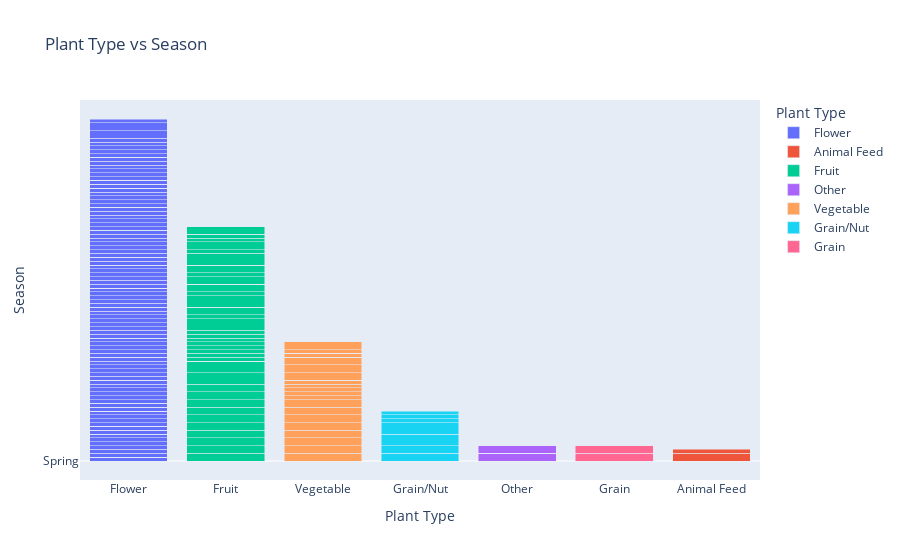

The cell this chart's notebook holds for it:
### Code cell
fig = px.bar(data, x = 'Plant Type', y = 'Season', color= 'Plant Type', title='Plant Type vs Season')
fig.update_layout(barmode='stack', xaxis={'categoryorder':'total descending'})
fig.show()

### Figure 1 — Plotly figure (JSON) as saved in the notebook; plotly's stock layout.template omitted (floating-point values rounded to 4 significant figures; data arrays with more than 128 entries replaced by an {"elided": "..."} marker saying what was removed)
{"data": [{"alignmentgroup": "True", "hovertemplate": "Plant Type=%{x}<br>Season=%{y}<extra></extra>", "legendgroup": "Flower", "marker": {"color": "#636efa"}, "name": "Flower", "offsetgroup": "Flower", "orientation": "v", "showlegend": true, "textposition": "auto", "type": "bar", "x": {"elided": "154 str values"}, "xaxis": "x", "y": {"elided": "154 str values"}, "yaxis": "y"}, {"alignmentgroup": "True", "hovertemplate": "Plant Type=%{x}<br>Season=%{y}<extra></extra>", "legendgroup": "Animal Feed", "marker": {"color": "#EF553B"}, "name": "Animal Feed", "offsetgroup": "Animal Feed", "orientation": "v", "showlegend": true, "textposition": "auto", "type": "bar", "x": ["Animal Feed", "Animal Feed"], "xaxis": "x", "y": ["Fall", "Summer"], "yaxis": "y"}, {"alignmentgroup": "True", "hovertemplate": "Plant Type=%{x}<br>Season=%{y}<extra></extra>", "legendgroup": "Fruit", "marker": {"color": "#00cc96"}, "name": "Fruit", "offsetgroup": "Fruit", "orientation": "v", "showlegend": true, "textposition": "auto", "type": "bar", "x": ["Fruit", "Fruit", "Fruit", "Fruit", "Fruit", "Fruit", "Fruit", "Fruit", "Fruit", "Fruit", "Fruit", "Fruit", "Fruit", "Fruit", "Fruit", "Fruit", "Fruit", "Fruit", "Fruit", "Fruit", "Fruit", "Fruit", "Fruit", "Fruit", "Fruit", "Fruit", "Fruit", "Fruit", "Fruit", "Fruit", "Fruit", "Fruit", "Fruit", "Fruit", "Fruit", "Fruit", "Fruit", "Fruit", "Fruit", "Fruit", "Fruit", "Fruit", "Fruit", "Fruit", "Fruit", "Fruit", "Fruit", "Fruit", "Fruit", "Fruit", "Fruit", "Fruit"], "xaxis": "x", "y": ["Fall", "Fall", "Fall", "Fall", "Fall", "Fall", "Fall", "Fall", "Fall", "Fall", "Winter", "Winter", "Spring", "Spring", "Spring", "Spring", "Spring", "Summer", "Summer", "Summer", "Summer", "Summer", "Summer", "Summer", "Summer", "Winter", "Summer", "Fall", "Spring", "Winter", "Summer", "Fall", "Spring", "Spring", "Fall", "Summer", "Spring", "Spring", "Fall", "Spring", "Winter", "Summer", "Spring", "Fall", "Summer", "Summer", "Spring", "Fall", "Spring", "Spring", "Spring", "Spring"], "yaxis": "y"}, {"alignmentgroup": "True", "hovertemplate": "Plant Type=%{x}<br>Season=%{y}<extra></extra>", "legendgroup": "Other", "marker": {"color": "#ab63fa"}, "name": "Other", "offsetgroup": "Other", "orientation": "v", "showlegend": true, "textposition": "auto", "type": "bar", "x": ["Other", "Other", "Other", "Other", "Other"], "xaxis": "x", "y": ["Fall", "Spring", "Spring", "Spring", "Fall"], "yaxis": "y"}, {"alignmentgroup": "True", "hovertemplate": "Plant Type=%{x}<br>Season=%{y}<extra></extra>", "legendgroup": "Vegetable", "marker": {"color": "#FFA15A"}, "name": "Vegetable", "offsetgroup": "Vegetable", "orientation": "v", "showlegend": true, "textposition": "auto", "type": "bar", "x": ["Vegetable", "Vegetable", "Vegetable", "Vegetable", "Vegetable", "Vegetable", "Vegetable", "Vegetable", "Vegetable", "Vegetable", "Vegetable", "Vegetable", "Vegetable", "Vegetable", "Vegetable", "Vegetable", "Vegetable", "Vegetable", "Vegetable", "Vegetable", "Vegetable", "Vegetable", "Vegetable", "Vegetable", "Vegetable", "Vegetable", "Vegetable", "Vegetable"], "xaxis": "x", "y": ["Fall", "Fall", "Fall", "Fall", "Fall", "Fall", "Fall", "Fall", "Summer", "Summer", "Summer", "Summer", "Summer", "Spring", "Spring", "Fall", "Fall", "Spring", "Fall", "Spring", "Summer", "Spring", "Spring", "Spring", "Spring", "Summer", "Spring", "Fall"], "yaxis": "y"}, {"alignmentgroup": "True", "hovertemplate": "Plant Type=%{x}<br>Season=%{y}<extra></extra>", "legendgroup": "Grain/Nut", "marker": {"color": "#19d3f3"}, "name": "Grain/Nut", "offsetgroup": "Grain/Nut", "orientation": "v", "showlegend": true, "textposition": "auto", "type": "bar", "x": ["Grain/Nut", "Grain/Nut", "Grain/Nut", "Grain/Nut", "Grain/Nut", "Grain/Nut", "Grain/Nut", "Grain/Nut"], "xaxis": "x", "y": ["Fall", "Fall", "Winter", "Winter", "Spring", "Summer", "Summer", "Summer"], "yaxis": "y"}, {"alignmentgroup": "True", "hovertemplate": "Plant Type=%{x}<br>Season=%{y}<extra></extra>", "legendgroup": "Grain", "marker": {"color": "#FF6692"}, "name": "Grain", "offsetgroup": "Grain", "orientation": "v", "showlegend": true, "textposition": "auto", "type": "bar", "x": ["Grain", "Grain", "Grain", "Grain", "Grain"], "xaxis": "x", "y": ["Fall", "Fall", "Spring", "Spring", "Spring"], "yaxis": "y"}], "layout": {"barmode": "stack", "legend": {"title": {"text": "Plant Type"}, "tracegroupgap": 0}, "title": {"text": "Plant Type vs Season"}, "xaxis": {"anchor": "y", "categoryarray": ["Flower", "Animal Feed", "Fruit", "Other", "Vegetable", "Grain/Nut", "Grain"], "categoryorder": "total descending", "domain": [0, 1], "title": {"text": "Plant Type"}}, "yaxis": {"anchor": "x", "domain": [0, 1], "title": {"text": "Season"}}}}
